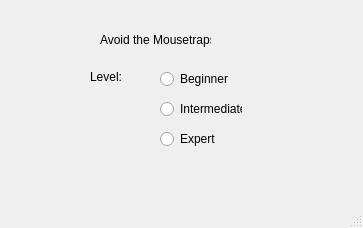
<?xml version="1.0" encoding="UTF-8"?>
<ui version="4.0">
 <class>MainWindow</class>
 <widget class="QMainWindow" name="MainWindow">
  <property name="geometry">
   <rect>
    <x>0</x>
    <y>0</y>
    <width>363</width>
    <height>228</height>
   </rect>
  </property>
  <property name="windowTitle">
   <string>MainWindow</string>
  </property>
  <widget class="QWidget" name="centralWidget">
   <widget class="QLabel" name="label">
    <property name="geometry">
     <rect>
      <x>100</x>
      <y>30</y>
      <width>111</width>
      <height>20</height>
     </rect>
    </property>
    <property name="text">
     <string>Avoid the Mousetraps!</string>
    </property>
   </widget>
   <widget class="QLabel" name="label_2">
    <property name="geometry">
     <rect>
      <x>90</x>
      <y>70</y>
      <width>46</width>
      <height>13</height>
     </rect>
    </property>
    <property name="text">
     <string>Level:</string>
    </property>
   </widget>
   <widget class="QRadioButton" name="radioButton">
    <property name="geometry">
     <rect>
      <x>160</x>
      <y>70</y>
      <width>82</width>
      <height>18</height>
     </rect>
    </property>
    <property name="text">
     <string>Beginner</string>
    </property>
   </widget>
   <widget class="QRadioButton" name="radioButton_2">
    <property name="geometry">
     <rect>
      <x>160</x>
      <y>100</y>
      <width>82</width>
      <height>18</height>
     </rect>
    </property>
    <property name="text">
     <string>Intermediate</string>
    </property>
   </widget>
   <widget class="QRadioButton" name="radioButton_3">
    <property name="geometry">
     <rect>
      <x>160</x>
      <y>130</y>
      <width>82</width>
      <height>18</height>
     </rect>
    </property>
    <property name="text">
     <string>Expert</string>
    </property>
   </widget>
  </widget>
  <widget class="QMenuBar" name="menuBar">
   <property name="geometry">
    <rect>
     <x>0</x>
     <y>0</y>
     <width>363</width>
     <height>20</height>
    </rect>
   </property>
  </widget>
  <widget class="QStatusBar" name="statusBar"/>
 </widget>
 <layoutdefault spacing="6" margin="11"/>
 <resources/>
 <connections/>
</ui>
